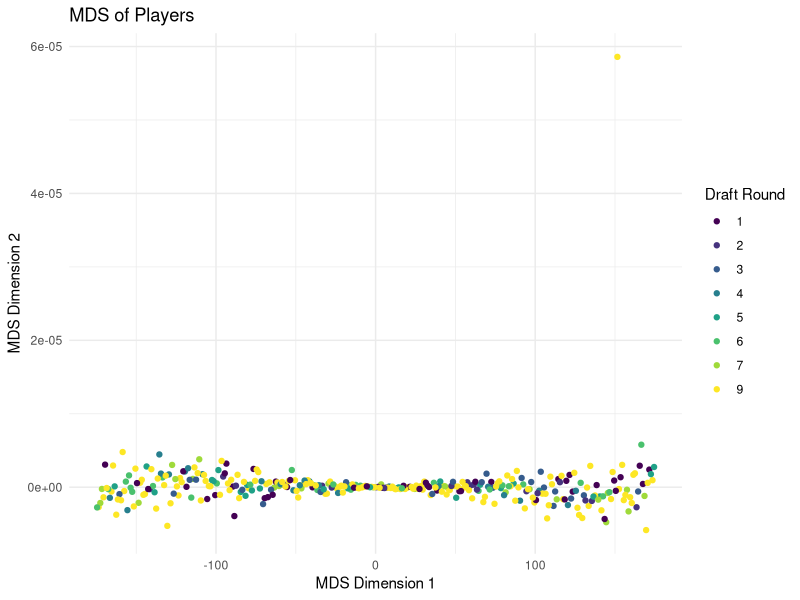

Generate this figure with R:
## ---- chunk 1
knitr::opts_chunk$set(echo = TRUE)
library(tidyverse)
library(MASS)
library(ggplot2)
## ---- chunk 2
combine.data <- read.csv("combine.qb2000.csv")
combine.data$Round[is.na(combine.data$Round)] <- 9
selected.combine <- combine.data %>% dplyr::select(Player, Pos, Ht, Wt, Forty, Vertical, BroadJump, Shuttle, Round)

player_ids <- as.numeric(factor(selected.combine$Player))
dist_matrix <- dist(matrix(player_ids, ncol = 1))

mds_result <- cmdscale(dist_matrix, k = 2) 


mds_df <- as.data.frame(mds_result)
names(mds_df) <- c("Dim1", "Dim2")
mds_df$Round <- selected.combine$Round
## ---- chunk 3
ggplot(mds_df, aes(x = Dim1, y = Dim2, color = as.factor(Round))) +
  geom_point() +
  scale_color_viridis_d() +  
  labs(title = "MDS of Players",
       x = "MDS Dimension 1",
       y = "MDS Dimension 2",
       color = "Draft Round") +
  theme_minimal()
